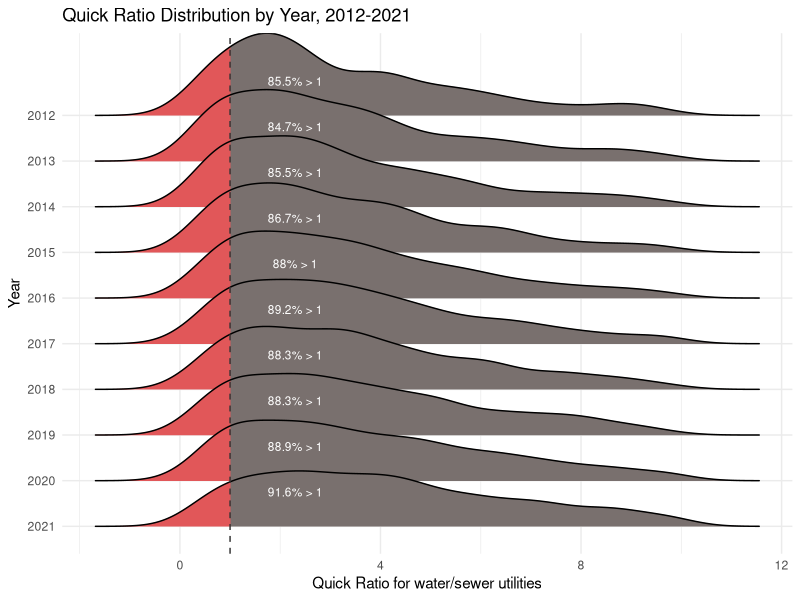
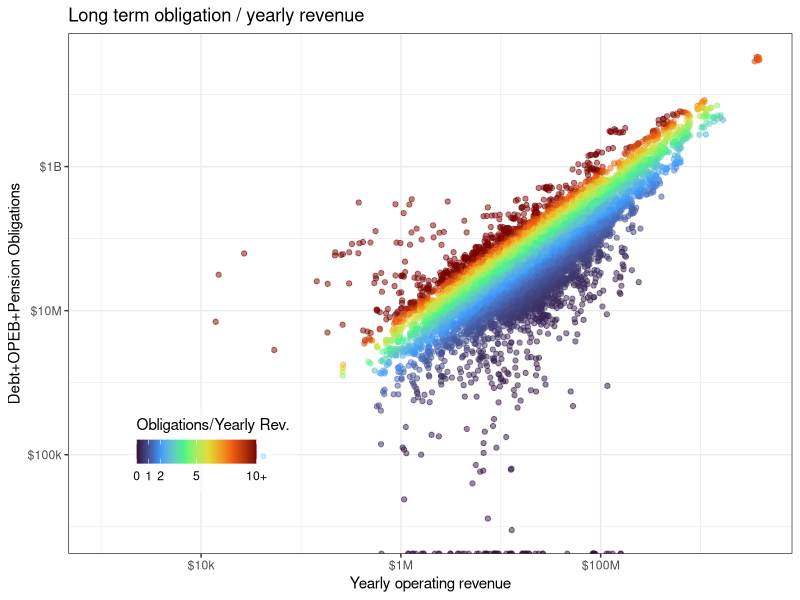
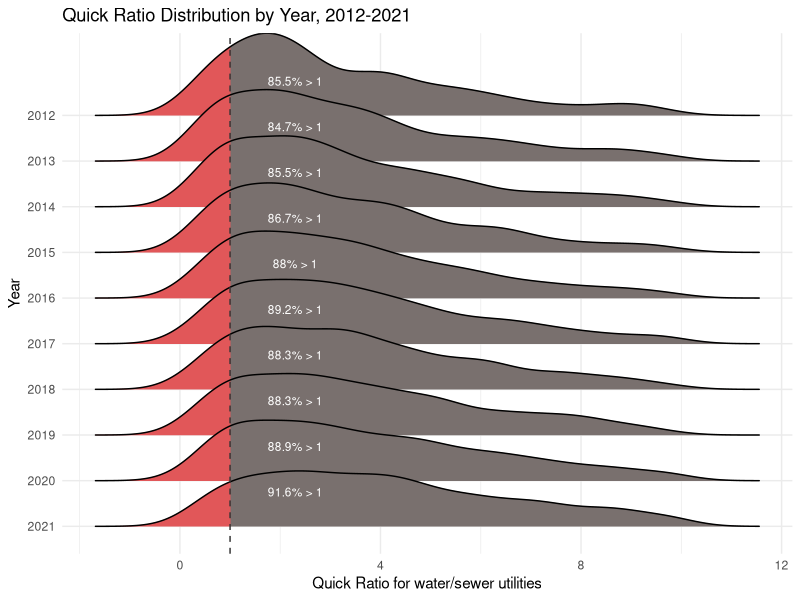
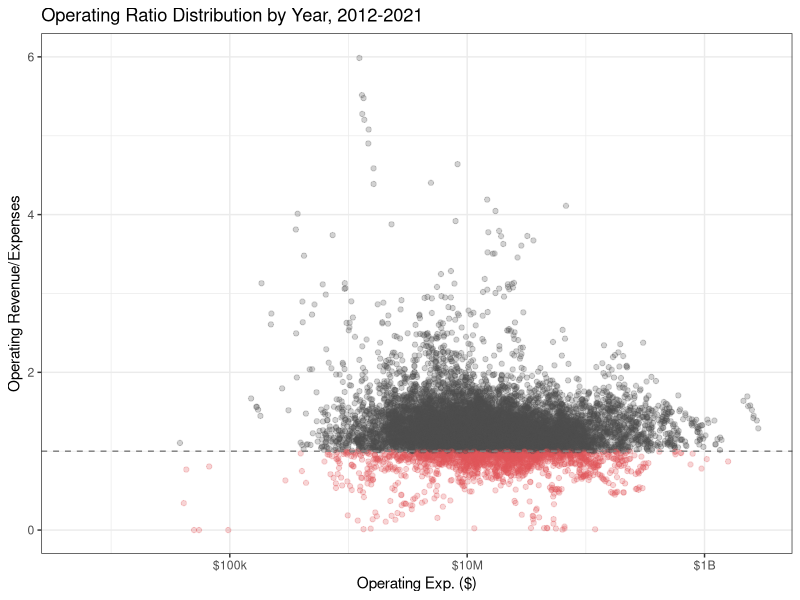
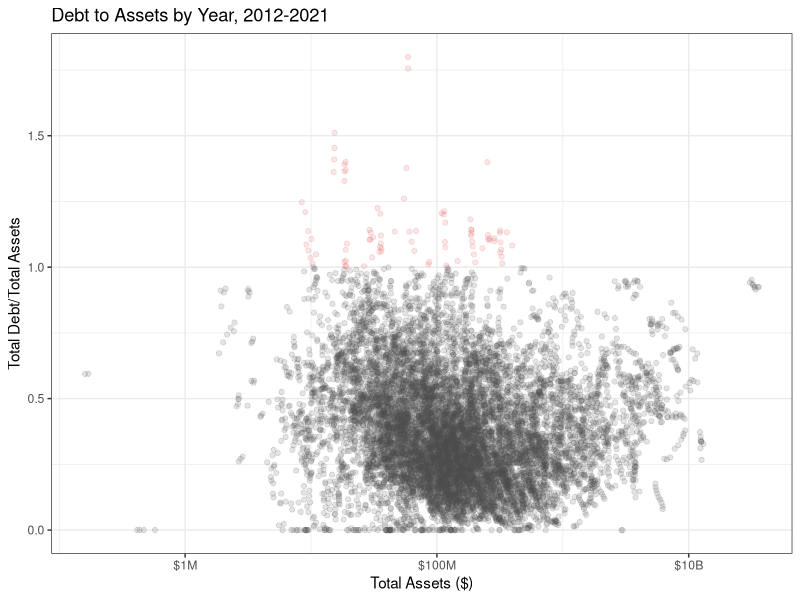
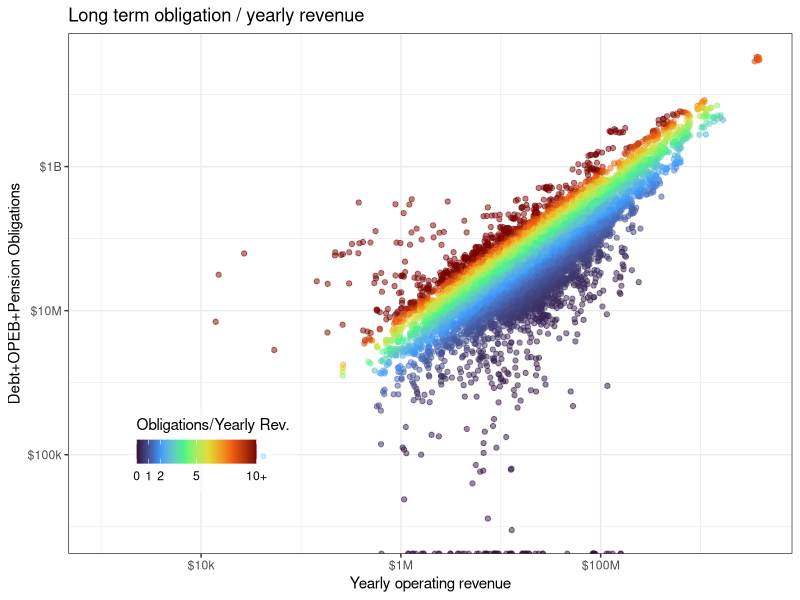

These charts were generated, in order, by the following R code:
library(tidyverse)
# Read in Merritt Data Utilities text file from input subdirectory
merritt_data <- read.delim("sdwa_chapter/input/Merritt Data - Utilities.txt", header = TRUE, sep = "\t", stringsAsFactors = FALSE)

merritt_data |> filter(Credit.Sector=='Water / Sewer',!is.na(Current.Liabilities),!is.na(Cash...Short.Term.Investments),!is.na(Net.Accounts.Receivable)) -> merritt_data
#merritt_data$Cash...Short.Term.Investments[is.na(merritt_data$Cash...Short.Term.Investments)] <- 0
#merritt_data$Net.Accounts.Receivable[is.na(merritt_data$Net.Accounts.Receivable)] <- 0
#merritt_data$Current.Liabilities[is.na(merritt_data$Current.Liabilities)] <- 0
# Calculate quick ratio 

# for now, filter out any cases where current.liabilities = 0
merritt_data |> filter(Current.Liabilities!=0) -> merritt_data

merritt_data |> mutate_if(is.numeric,function(x) x * 1e3) -> merritt_data

merritt_data$Quick.Ratio <-  {merritt_data$Cash...Short.Term.Investments +
                merritt_data$Net.Accounts.Receivable}/merritt_data$Current.Liabilities

#filter out quick ratio that has ablsolute value greater than 10
merritt_data |> filter(abs(Quick.Ratio)<10) -> merritt_data

# Convert fiscal year end dates to year using lubridate
library(lubridate)
merritt_data$Year <- year(mdy(merritt_data$Fiscal.Year.End))
library(ggridges)


qr_over_1 = merritt_data |>
  group_by(Year) |>
  summarise(over1 = paste0(round(mean(Quick.Ratio>1) * 100,1),'% > 1'))

library(forcats)
p <- merritt_data |> 
  ggplot(aes(x=Quick.Ratio, y=fct_rev(factor(Year)),fill = as.factor(after_stat(x) > 1))) +
  geom_density_ridges_gradient(alpha=0.5) +
  labs(x="Quick Ratio for water/sewer utilities", y="Year") +
  geom_vline(xintercept = 1,lty = 2,colour = 'grey20') +
  theme_minimal() +
  scale_fill_manual(values = c('#E15759','#79706E')) + 
  annotate('text',size = 3,x = 2.3,color = 'white',y = .75 + as.numeric(fct_rev(as.factor(sort(unique(merritt_data$Year))))),label = qr_over_1$over1) + 
  ggtitle("Quick Ratio Distribution by Year, 2012-2021") + 
  guides(fill = 'none')
p
ggsave("sdwa_chapter/output/quick_ratio_dist.png", p, width=6, units="in", dpi=450)
library(data.table)


merritt_data <- merritt_data |>
  mutate(operating.ratio = Total.Operating.Rev / Total.Operating.Exp)

p2 <- merritt_data |> 
  ggplot(aes(y = operating.ratio,
             x = Total.Operating.Exp+1,
             color = operating.ratio>1)) + 
  theme_bw() + 
  ggtitle("Operating Ratio Distribution by Year, 2012-2021") + 
  scale_x_log10(name = 'Operating Exp. ($)',
           breaks = c(1e5,1e7,1e9), 
          labels = c('$100k','$10M','$1B')) + 
  geom_point(pch = 19,alpha = 0.25) +
  scale_color_manual(values = c('#E15759','grey30')) + 
  geom_hline(yintercept = 1,lty = 2,col = 'grey50')+
  guides(color = 'none')+
  scale_y_continuous(limits = c(NA,6),name = 'Operating Revenue/Expenses')


ggsave("sdwa_chapter/output/medterm_operating_ratio.png", p2, width=6, units="in", dpi=450)
library(data.table)
p3 <- ggplot(merritt_data, aes(y={Long.Term.Debt+1}/Total.Assets, x=Total.Assets,col = 1 > {Long.Term.Debt+1}/Total.Assets )) +
  geom_point(alpha=0.15,pch = 19) +
  theme_bw() +
  scale_color_manual(values = c('#E15759','grey30')) + 
  guides(colour = 'none') + 
  ggtitle("Debt to Assets by Year, 2012-2021") +
  scale_x_log10(name = 'Total Assets ($)',
                labels = c('$1M','$100M','$10B'),
                breaks = c(1e6,1e8,1e10)) +
  scale_y_continuous(name = 'Total Debt/Total Assets')

ggsave("sdwa_chapter/output/debt_assets_scatter.png", p3, width=6,units="in", dpi=450)


mean(1 < merritt_data$Long.Term.Debt/merritt_data$Total.Assets,na.rm = T)
merritt_data$Operating.Ratio <- (merritt_data$Total.Operating.Rev/merritt_data$Total.Operating.Exp)



summary(merritt_data$Long.Term.Debt)
table(is.na(merritt_data$Total.Operating.Exp),is.na(merritt_data$Total.Water.Sales.Operating.Rev))
merritt_data |> filter()
table(merritt_data$Year)
table(merritt_data$Current.Liabilities==0)
summary(merritt_data$Quick.Ratio)

library(data.table)



merritt_data[merritt_data$Year ==2018&grepl('Seattle',merritt_data$Credit.Name),]
summary(merritt_data$Quick.Ratio)
summary(merritt_data$Current.Liabilities)

merritt_data <- merritt_data |> 
  mutate(liabilities = replace_na(OPEB.Liability,0) + 
           replace_na(Pension.Liability,0) + 
           replace_na(Long.Term.Debt,0))


p_rev <- merritt_data |> ggplot(aes(x = Total.Operating.Rev+1,
                           y = liabilities,colour = ifelse(liabilities/{Total.Operating.Rev+1}>10,10,liabilities/{Total.Operating.Rev+1}))) + 
  geom_point(pch = 19,alpha = 0.5) +
  scale_color_viridis_c(labels = c(0,1,2,5,'10+'),breaks = c(0,1,2,5,10),
    name = 'Obligations/Yearly Rev.',option = 'turbo') + 
  scale_x_log10(labels = c('$10k','$1M','$100M'),breaks = c(1e4,1e6,1e8),limits = c(1e3,NA),name = 'Yearly operating revenue') + 
  scale_y_log10(labels = c('$100k','$10M','$1B'), breaks = c(1e5,1e7,1e9),name = 'Debt+OPEB+Pension Obligations') + 
  theme_bw()  +
  ggtitle('Long term obligation / yearly revenue')+
  theme(legend.position = c(0.2,0.2),
        legend.background = element_rect(fill = alpha('white',0.5)),
        legend.title.position = 'top',
        legend.direction = 'horizontal')
p_rev
ggsave("sdwa_chapter/output/obligations_vs_revenue.png", p_rev, width=6,units="in", dpi=450)



1e8 - 100000000
summary(merritt_data$Total.Operating.Rev)

summary(merritt_data$Pension.Liability)
